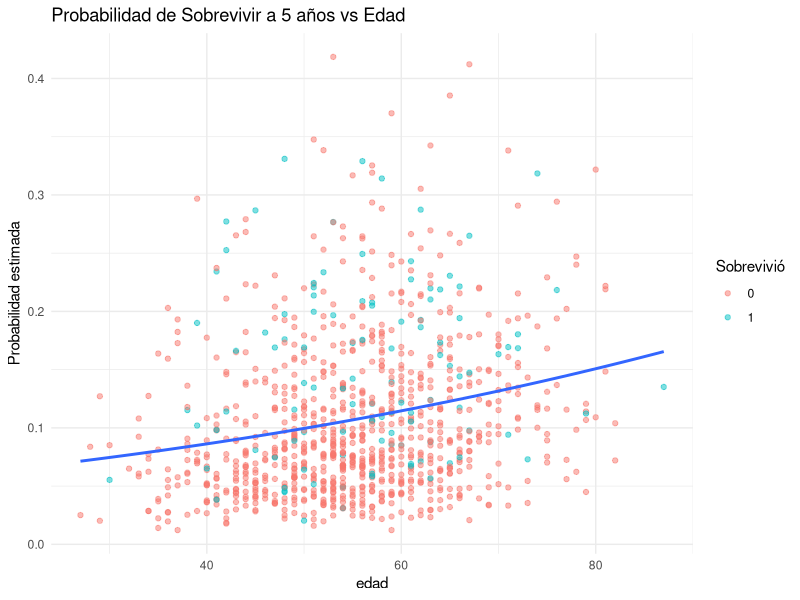
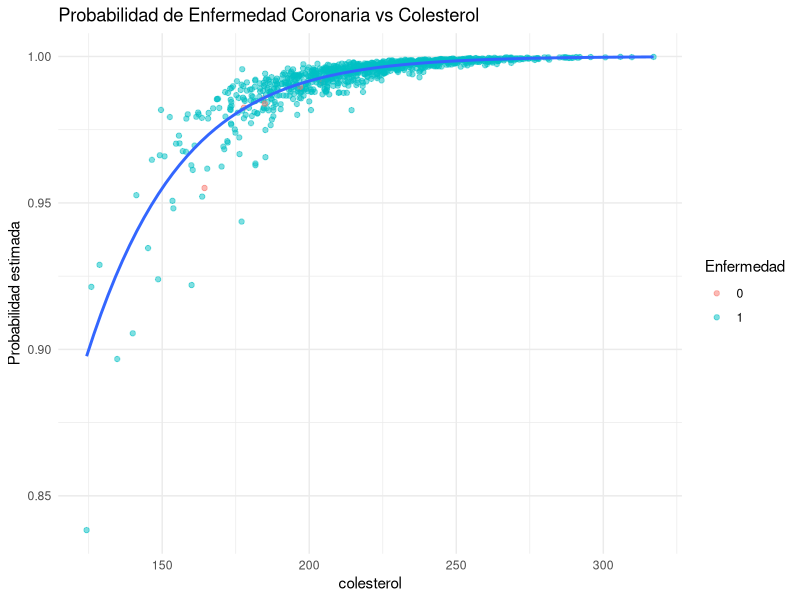

Write the R code that produced these figures, in order.

# ===========================================
# Simulación y Análisis de Regresión Logística
# ===========================================
set.seed(123)

# ---- Simulación de datos de cáncer de mama ----
n <- 1000
edad_cancer <- round(rnorm(n, mean = 55, sd = 10))
tamano_tumor <- round(rnorm(n, mean = 30, sd = 10), 1)
progesterona <- round(rnorm(n, mean = 15, sd = 5), 1)

log_odds_cancer <- -4 + 0.03 * edad_cancer + 0.05 * tamano_tumor - 0.1 * progesterona
prob_sobrevida <- 1 / (1 + exp(-log_odds_cancer))
sobrevivio <- rbinom(n, 1, prob_sobrevida)

datos_cancer <- data.frame(
  edad = edad_cancer,
  tamano_tumor = tamano_tumor,
  progesterona = progesterona,
  sobrevivio = sobrevivio
)

# ---- Simulación de datos de enfermedad coronaria ----
edad_chd <- round(rnorm(n, mean = 60, sd = 8))
colesterol <- round(rnorm(n, mean = 220, sd = 30), 1)
presion <- round(rnorm(n, mean = 135, sd = 15), 1)

log_odds_chd <- -6 + 0.04 * edad_chd + 0.03 * colesterol + 0.02 * presion
prob_chd <- 1 / (1 + exp(-log_odds_chd))
enfermedad_corazon <- rbinom(n, 1, prob_chd)

datos_chd <- data.frame(
  edad = edad_chd,
  colesterol = colesterol,
  presion = presion,
  enfermedad = enfermedad_corazon
)

# ---- Ajuste del modelo logístico ----
modelo_cancer <- glm(sobrevivio ~ edad + tamano_tumor + progesterona, 
                     data = datos_cancer, family = binomial)
modelo_chd <- glm(enfermedad ~ edad + colesterol + presion, 
                  data = datos_chd, family = binomial)

summary(modelo_cancer)
summary(modelo_chd)

# ---- Evaluación: odds ratio e IC 95% ----
exp(cbind(OR = coef(modelo_cancer), confint(modelo_cancer)))
exp(cbind(OR = coef(modelo_chd), confint(modelo_chd)))

# ---- Gráfico de la sigmoide para cáncer (vs. edad) ----
library(ggplot2)
datos_cancer$prob <- predict(modelo_cancer, type = "response")

ggplot(datos_cancer, aes(x = edad, y = prob)) +
  geom_point(aes(color = factor(sobrevivio)), alpha = 0.5) +
  stat_smooth(method = "glm", method.args = list(family = "binomial"), se = FALSE) +
  labs(title = "Probabilidad de Sobrevivir a 5 años vs Edad",
       y = "Probabilidad estimada", color = "Sobrevivió") +
  theme_minimal()

# ---- Gráfico de la sigmoide para CHD (vs. colesterol) ----
datos_chd$prob <- predict(modelo_chd, type = "response")

ggplot(datos_chd, aes(x = colesterol, y = prob)) +
  geom_point(aes(color = factor(enfermedad)), alpha = 0.5) +
  stat_smooth(method = "glm", method.args = list(family = "binomial"), se = FALSE) +
  labs(title = "Probabilidad de Enfermedad Coronaria vs Colesterol",
       y = "Probabilidad estimada", color = "Enfermedad") +
  theme_minimal()
